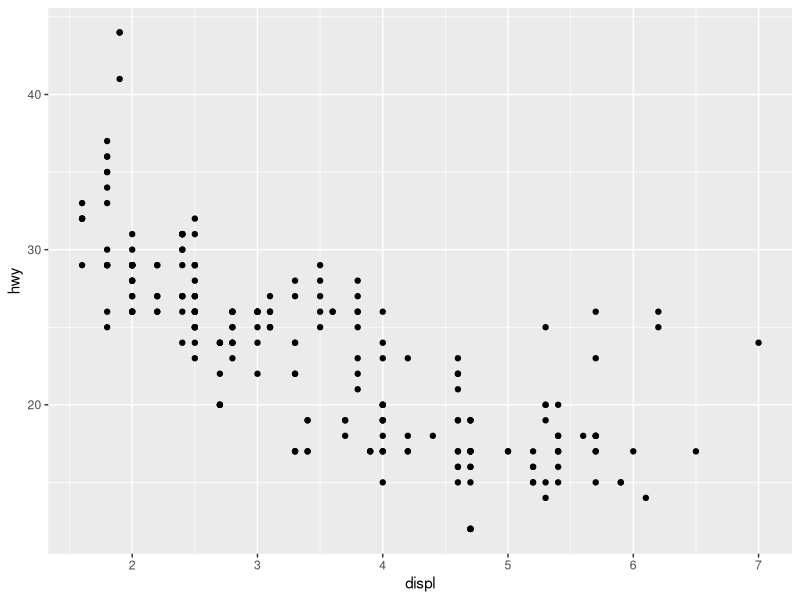
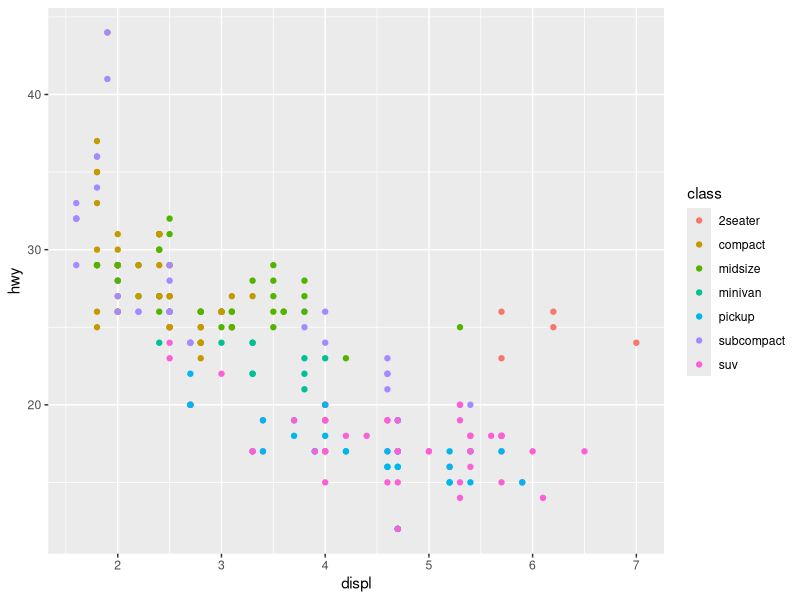
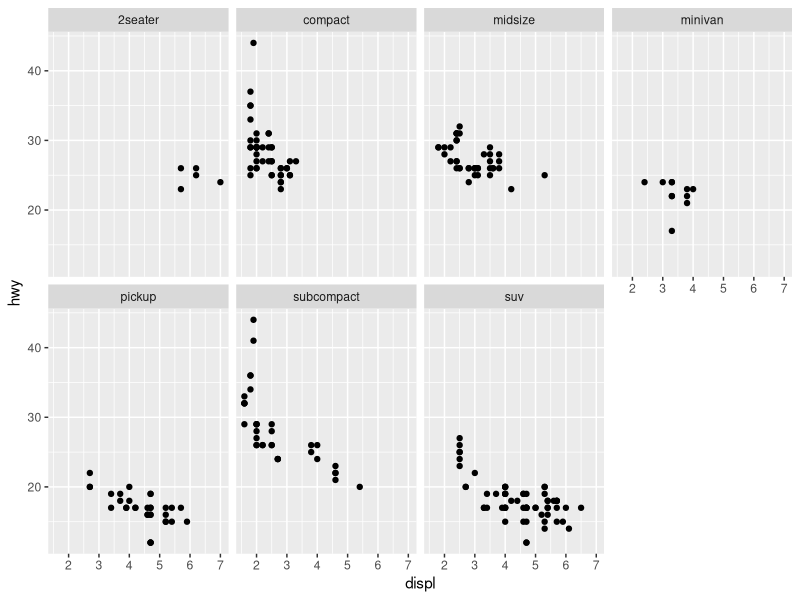
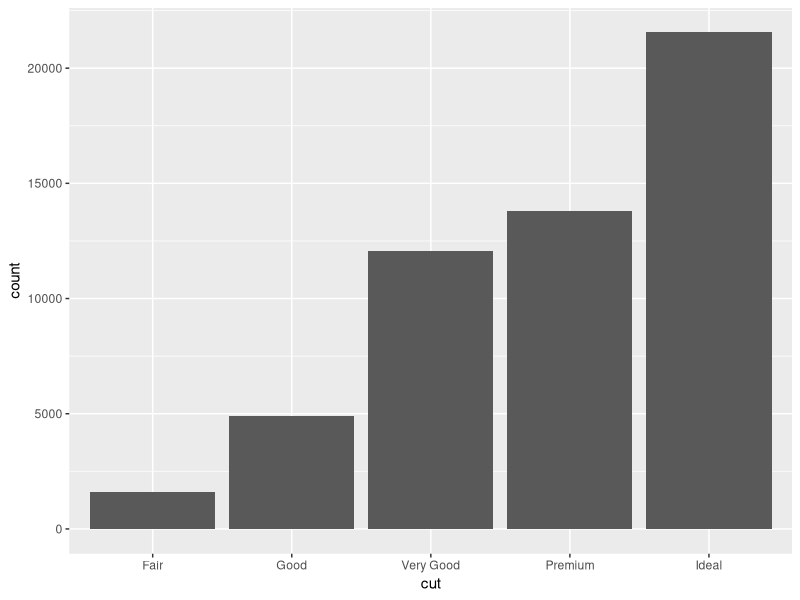
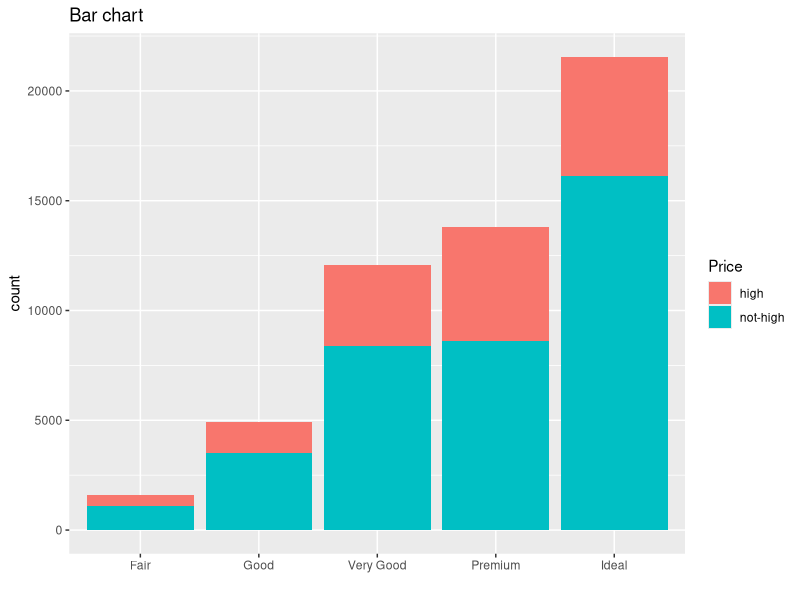
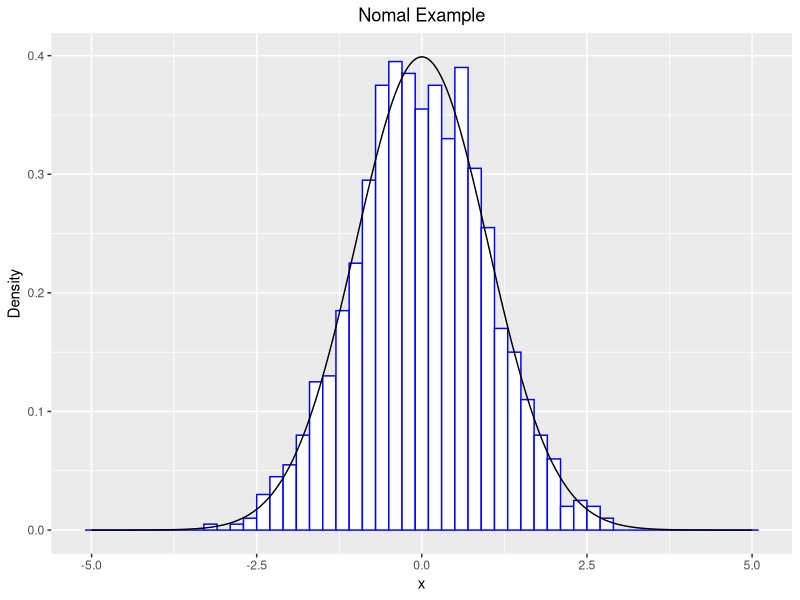

Here is the R script that generated these plots, in order:
## ---- chunk 1
library(ggplot2)
library(dplyr)
## ---- chunk 2
dim(mpg)
head(mpg,3)
## ---- chunk 3
ggplot(data = mpg) +
  geom_point(mapping = aes(x = displ, y = hwy))
## ---- chunk 4
ggplot(data = mpg) +
  geom_point(mapping = aes(x=displ, y=hwy, color=class))
## ---- chunk 5
ggplot(data = mpg) +
  geom_point(mapping = aes(x = displ, y = hwy)) +
  facet_wrap(~ class, nrow = 2)
## ---- chunk 6
ggplot(diamonds)+
  geom_bar(aes(x=cut))
## ---- chunk 7
 upper <- diamonds$price > quantile(diamonds$price,probs = .7)
 diamonds$Expensive <- ifelse(upper,"high","not-high")
 theme_update(plot.title = element_text(hjust = 0.5))
 ggplot(data=diamonds) +
   geom_bar(aes(x=cut,fill=factor(Expensive)))+
   theme_gray()+
   labs(title = "Bar chart",fill="Price",x="")

## ---- chunk 8
x <- seq(-5,5,by=.01)
 hist_data <- data.frame(x.var=rnorm(1000))
plot_data <- data.frame(x=x,f=dnorm(x))
 ggplot(hist_data)+
geom_histogram(mapping=aes(x=x.var,y=..density..),
               col="blue",fill="white",binwidth=.2)+
geom_line(plot_data,mapping = aes(x = x, y = f),
          col="black")+
labs(title = "Nomal Example",x="x",y="Density")
## ---- chunk 9
# The easiest way to get dplyr is to install the whole tidyverse:
#install.packages("tidyverse") - library(tidyverse)

# Alternatively, install just dplyr:
# install.packages("dplyr")
## ---- chunk 10
head(mpg,6)
## ---- chunk 11
#Filter rows with filter(). filter() allows you to subset observations based on their values. The first argument is the name of the data frame. The second and subsequent arguments are the expressions that filter the data frame. For example, we can select all manufacturer in 2008 year with 4 cyl, 21 cty:
filter(mpg, year == 2008, cyl == 4, cty == 21)
## ---- chunk 12
#Arrange rows with arrange().arrange() works similarly to filter() except that instead of selecting rows, it changes their order. It takes a data frame and a set of column names (or more complicated expressions) to order by. If you provide more than one column name, each additional column will be used to break ties in the values of preceding columns:
data1 <- arrange(mpg, year, cyl, cty)
head(data1, 6)

data2 <- arrange(mpg, desc(year))
head(data2, 6)
## ---- chunk 13
#Select columns with select(). It’s not uncommon to get datasets with hundreds or even thousands of variables. In this case, the first challenge is often narrowing in on the variables you’re actually interested in. select() allows you to rapidly zoom in on a useful subset using operations based on the names of the variables.
data3 <- select(mpg, drv, cty, hwy)
head(data3, 6)

#Or, you can use as below:
data4 <- select(mpg, drv:hwy)
head(data4,6)

## Select all columns except those from drv to hwy (inclusive)
data5 <- select(mpg,-(drv:hwy))
head(data5,6)
## ---- chunk 14
#Add new variables with mutate(). Besides selecting sets of existing columns, it’s often useful to add new columns that are functions of existing columns. That’s the job of mutate(). mutate() always adds new columns at the end of your dataset so we’ll start by creating a narrower dataset so we can see the new variables. 
mpg_sml <- select(mpg,
                  manufacturer,
                  model:year,
                  cyl,
                  drv:hwy)
data6 <- mutate(mpg_sml, net = hwy-cty)
head(data6, 6)
## ---- chunk 15
#Grouped summaries with summarise(). summarise() is not terribly useful unless we pair it with group_by(). This changes the unit of analysis from the complete dataset to individual groups. Then, when you use the dplyr verbs on a grouped data frame they’ll be automatically applied “by group”.
summarise(mpg, avg_year = mean(year, na.rm = TRUE))

amount <- group_by(mpg, cty, hwy)
data7 <- summarise(amount, avg_year = mean(year, na.rm = TRUE))
head(data7, 6)
## ---- chunk 16
#Ungrouping. If you need to remove grouping, and return to operations on ungrouped data, use ungroup().
ye <- group_by(mpg, year)
ye %>% 
  ungroup() %>%            
  summarise(mpg = n())
